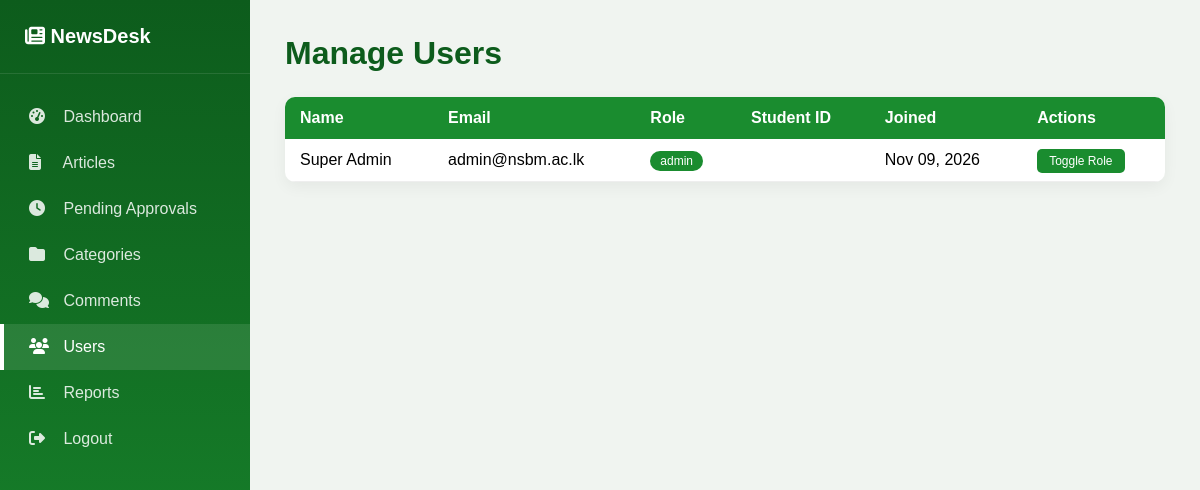
/Admin/manage_users.php (signed in), run on the app's committed database.
### tables this page shows
CREATE TABLE users (
    user_id INT AUTO_INCREMENT PRIMARY KEY,
    full_name VARCHAR(100) NOT NULL,
    email VARCHAR(100) UNIQUE NOT NULL,
    password VARCHAR(255) NOT NULL,
    role ENUM('admin','student') DEFAULT 'student',
    student_id VARCHAR(20),
    faculty VARCHAR(100),
    profile_pic VARCHAR(255) DEFAULT 'default.png',
    created_at TIMESTAMP DEFAULT CURRENT_TIMESTAMP
);

### Admin/manage_users.php (the view, shortened to what this page needs)
<?php
require_once '../includes/db_connect.php';
$users = $pdo->query("SELECT * FROM users ORDER BY created_at DESC")->fetchAll();
?>
<!DOCTYPE html>
<html>
<head>
    <link rel="stylesheet" href="https://cdnjs.cloudflare.com/ajax/libs/font-awesome/6.4.0/css/all.min.css">
    <link rel="stylesheet" href="../assets/css/admin.css">
</head>
<body>
<div class="admin-wrapper">
    <?php include 'sidebar.php'; ?>
    <main class="admin-main">
        <h1>Manage Users</h1>
        <table class="admin-table">
            <thead><tr><th>Name</th><th>Email</th><th>Role</th><th>Student ID</th><th>Joined</th><th>Actions</th></tr></thead>
            <tbody>
                <?php foreach($users as $u): ?>
                <tr>
                    <td><?= htmlspecialchars($u['full_name']) ?></td>
                    <td><?= htmlspecialchars($u['email']) ?></td>
                    <td><span style="background:<?= $u['role']=='admin'?'#1a8c2f':'#2196f3' ?>;color:white;padding:3px 10px;border-radius:10px;font-size:12px;"><?= $u['role'] ?></span></td>
                    <td><?= $u['student_id'] ?></td>
                    <td><?= date('M d, Y', strtotime($u['created_at'])) ?></td>
                    <td>
                        <a href="?toggle_role=<?= $u['user_id'] ?>" class="btn-approve">Toggle Role</a>
                    </td>
                </tr>
                <?php endforeach; ?>
            </tbody>
        </table>
    </main>
</div>
</body>
</html>

### assets/css/admin.css (style rules this page uses)
* { margin:0; padding:0; box-sizing:border-box; }
body { font-family:'Poppins',sans-serif; background:#f0f4f0; }
.admin-wrapper { display:flex; min-height:100vh; }
.admin-main { flex:1; padding:35px; }
.admin-main h1 { color:#0d5c1c; margin-bottom:25px; }
.admin-table { width:100%; background:white; border-radius:10px; overflow:hidden; box-shadow:0 5px 15px rgba(0,0,0,0.05); margin-top:20px; border-collapse: collapse; }
.admin-table th { background:#1a8c2f; color:white; padding:12px 15px; text-align:left; }
.admin-table td { padding:12px 15px; border-bottom:1px solid #eee; }
.btn-approve, .btn-reject { padding:5px 12px; border:none; border-radius:5px; cursor:pointer; color:white; text-decoration:none; font-size:12px; }
.btn-approve { background:#1a8c2f; }

### data on the page
users: full_name "Super Admin", email "admin@nsbm.ac.lk", role "admin", created_at "Nov 09, 2026"
